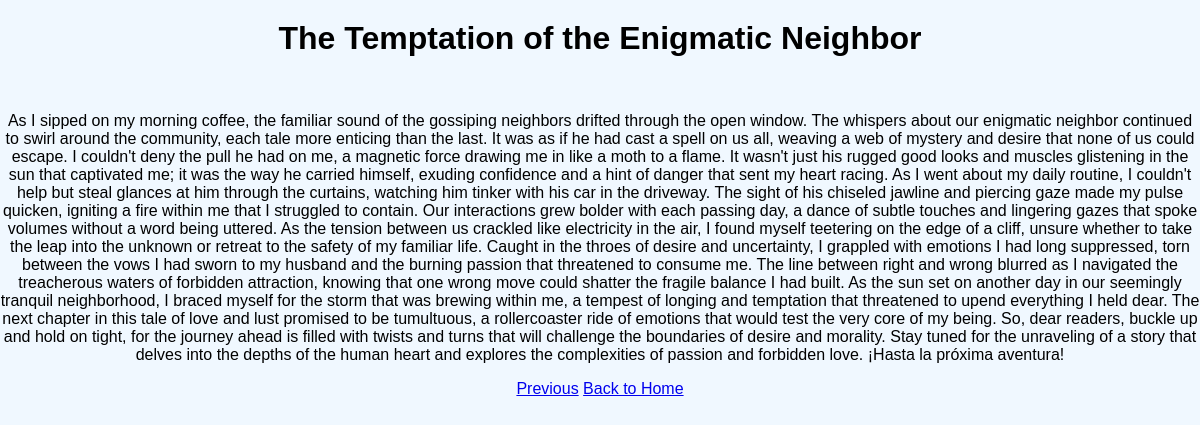
Screenshot of /page/5 with the database file from the repository.
### tables this page shows
CREATE TABLE pages
          (id INTEGER PRIMARY KEY,
          title TEXT,
          content TEXT,
          keywords TEXT,
          votes INTEGER,
          timestamp DATETIME DEFAULT CURRENT_TIMESTAMP);

### app.py (the view)
@app.route('/page/<int:page_id>')
def page(page_id):
    conn = get_db_connection()
    if page_id == 0:
        page_id = 1
    page = conn.execute('SELECT * FROM pages WHERE id = ?', (page_id,)).fetchone()
    conn.close()
    return render_template('page.html', page=page)

### app.py (called while the page is built)
def get_db_connection():
    conn = sqlite3.connect('database.db')
    conn.row_factory = sqlite3.Row
    return conn

### templates/page.html (shortened to what this page needs)
<!DOCTYPE html>
<html lang="en">
<head>
    <link rel="stylesheet" href="/static/page.css">
</head>
<body>
    <h1>{{ page.title }}</h1>
    <br/>
    <p>{{ page.content }}</p>
    <a href="/page/{{ page.id - 1}}">Previous</a>
    <a href="{{ url_for('index') }}">Back to Home</a>
</body>
</html>

### static/page.css (style rules this page uses)
body { background-color: #f0f8ff; font-family: Arial, sans-serif; text-align: center; margin: 0; padding: 0; }
h1 { margin-top: 20px; }

### rows the page displays
pages: title "The Temptation of the Enigmatic Neighbor", content "As I sipped on my morning coffee, the familiar sound of the gossiping neighbors drifted through the open window. The whispers about our enigmatic neighbor continued to swirl around the community, each tale more enticing than the last. It was as if he had cast a spell on us all, weaving a web of mystery and desire that none of us could escape. I couldn't deny the pull he had on me, a magnetic force drawing me in like a moth to a flame. It wasn't just his rugged good looks and muscles glistening in the sun that captivated me; it was the way he carried himself, exuding confidence and a hint of danger that sent my heart racing. As I went about my daily routine, I couldn't help but steal glances…"
